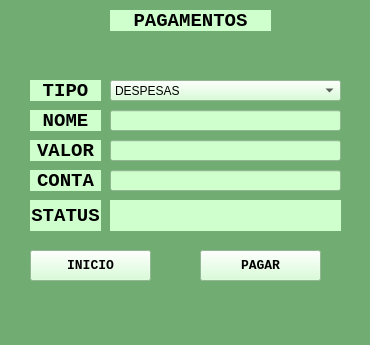
<?xml version="1.0" encoding="UTF-8"?>
<ui version="4.0">
 <class>MainWindow</class>
 <widget class="QMainWindow" name="MainWindow">
  <property name="geometry">
   <rect>
    <x>0</x>
    <y>0</y>
    <width>370</width>
    <height>345</height>
   </rect>
  </property>
  <property name="windowTitle">
   <string>MainWindow</string>
  </property>
  <property name="styleSheet">
   <string notr="true">background-color: rgb(113, 173, 114);</string>
  </property>
  <widget class="QWidget" name="centralwidget">
   <widget class="QLabel" name="label">
    <property name="geometry">
     <rect>
      <x>110</x>
      <y>10</y>
      <width>161</width>
      <height>21</height>
     </rect>
    </property>
    <property name="font">
     <font>
      <family>Courier New</family>
      <pointsize>14</pointsize>
      <weight>75</weight>
      <bold>true</bold>
     </font>
    </property>
    <property name="styleSheet">
     <string notr="true">background-color: rgb(206, 255, 205);
</string>
    </property>
    <property name="frameShape">
     <enum>QFrame::NoFrame</enum>
    </property>
    <property name="frameShadow">
     <enum>QFrame::Plain</enum>
    </property>
    <property name="text">
     <string>PAGAMENTOS</string>
    </property>
    <property name="alignment">
     <set>Qt::AlignCenter</set>
    </property>
   </widget>
   <widget class="QPushButton" name="pushButton">
    <property name="geometry">
     <rect>
      <x>30</x>
      <y>250</y>
      <width>121</width>
      <height>31</height>
     </rect>
    </property>
    <property name="font">
     <font>
      <family>Courier New</family>
      <pointsize>10</pointsize>
      <weight>75</weight>
      <bold>true</bold>
     </font>
    </property>
    <property name="styleSheet">
     <string notr="true">background-color: rgb(206, 255, 205);
</string>
    </property>
    <property name="text">
     <string>INICIO</string>
    </property>
   </widget>
   <widget class="QPushButton" name="pushButton_2">
    <property name="geometry">
     <rect>
      <x>200</x>
      <y>250</y>
      <width>121</width>
      <height>31</height>
     </rect>
    </property>
    <property name="font">
     <font>
      <family>Courier New</family>
      <pointsize>10</pointsize>
      <weight>75</weight>
      <bold>true</bold>
     </font>
    </property>
    <property name="styleSheet">
     <string notr="true">background-color: rgb(206, 255, 205);
</string>
    </property>
    <property name="text">
     <string>PAGAR</string>
    </property>
   </widget>
   <widget class="QComboBox" name="comboBox">
    <property name="geometry">
     <rect>
      <x>110</x>
      <y>80</y>
      <width>231</width>
      <height>21</height>
     </rect>
    </property>
    <property name="styleSheet">
     <string notr="true">background-color: rgb(206, 255, 205);
</string>
    </property>
    <item>
     <property name="text">
      <string>DESPESAS</string>
     </property>
    </item>
    <item>
     <property name="text">
      <string>LEMBRETES</string>
     </property>
    </item>
   </widget>
   <widget class="QLabel" name="label_2">
    <property name="geometry">
     <rect>
      <x>30</x>
      <y>80</y>
      <width>71</width>
      <height>21</height>
     </rect>
    </property>
    <property name="font">
     <font>
      <family>Courier New</family>
      <pointsize>14</pointsize>
      <weight>75</weight>
      <bold>true</bold>
     </font>
    </property>
    <property name="styleSheet">
     <string notr="true">background-color: rgb(206, 255, 205);
</string>
    </property>
    <property name="frameShape">
     <enum>QFrame::NoFrame</enum>
    </property>
    <property name="frameShadow">
     <enum>QFrame::Plain</enum>
    </property>
    <property name="text">
     <string>TIPO</string>
    </property>
    <property name="alignment">
     <set>Qt::AlignCenter</set>
    </property>
   </widget>
   <widget class="QLabel" name="label_3">
    <property name="geometry">
     <rect>
      <x>30</x>
      <y>110</y>
      <width>71</width>
      <height>21</height>
     </rect>
    </property>
    <property name="font">
     <font>
      <family>Courier New</family>
      <pointsize>14</pointsize>
      <weight>75</weight>
      <bold>true</bold>
     </font>
    </property>
    <property name="styleSheet">
     <string notr="true">background-color: rgb(206, 255, 205);
</string>
    </property>
    <property name="frameShape">
     <enum>QFrame::NoFrame</enum>
    </property>
    <property name="frameShadow">
     <enum>QFrame::Plain</enum>
    </property>
    <property name="text">
     <string>NOME</string>
    </property>
    <property name="alignment">
     <set>Qt::AlignCenter</set>
    </property>
   </widget>
   <widget class="QLabel" name="label_4">
    <property name="geometry">
     <rect>
      <x>30</x>
      <y>140</y>
      <width>71</width>
      <height>21</height>
     </rect>
    </property>
    <property name="font">
     <font>
      <family>Courier New</family>
      <pointsize>14</pointsize>
      <weight>75</weight>
      <bold>true</bold>
     </font>
    </property>
    <property name="styleSheet">
     <string notr="true">background-color: rgb(206, 255, 205);
</string>
    </property>
    <property name="frameShape">
     <enum>QFrame::NoFrame</enum>
    </property>
    <property name="frameShadow">
     <enum>QFrame::Plain</enum>
    </property>
    <property name="text">
     <string>VALOR</string>
    </property>
    <property name="alignment">
     <set>Qt::AlignCenter</set>
    </property>
   </widget>
   <widget class="QLineEdit" name="lineEdit">
    <property name="geometry">
     <rect>
      <x>110</x>
      <y>110</y>
      <width>231</width>
      <height>21</height>
     </rect>
    </property>
    <property name="styleSheet">
     <string notr="true">background-color: rgb(206, 255, 205);

</string>
    </property>
   </widget>
   <widget class="QLineEdit" name="lineEdit_2">
    <property name="geometry">
     <rect>
      <x>110</x>
      <y>140</y>
      <width>231</width>
      <height>21</height>
     </rect>
    </property>
    <property name="styleSheet">
     <string notr="true">background-color: rgb(206, 255, 205);

</string>
    </property>
   </widget>
   <widget class="QLabel" name="label_5">
    <property name="geometry">
     <rect>
      <x>30</x>
      <y>200</y>
      <width>71</width>
      <height>31</height>
     </rect>
    </property>
    <property name="font">
     <font>
      <family>Courier New</family>
      <pointsize>14</pointsize>
      <weight>75</weight>
      <bold>true</bold>
     </font>
    </property>
    <property name="styleSheet">
     <string notr="true">background-color: rgb(206, 255, 205);
</string>
    </property>
    <property name="frameShape">
     <enum>QFrame::NoFrame</enum>
    </property>
    <property name="frameShadow">
     <enum>QFrame::Plain</enum>
    </property>
    <property name="text">
     <string>STATUS</string>
    </property>
    <property name="alignment">
     <set>Qt::AlignCenter</set>
    </property>
   </widget>
   <widget class="QLabel" name="label_6">
    <property name="geometry">
     <rect>
      <x>110</x>
      <y>200</y>
      <width>231</width>
      <height>31</height>
     </rect>
    </property>
    <property name="styleSheet">
     <string notr="true">background-color: rgb(206, 255, 205);
</string>
    </property>
    <property name="text">
     <string/>
    </property>
   </widget>
   <widget class="QLabel" name="label_7">
    <property name="geometry">
     <rect>
      <x>30</x>
      <y>170</y>
      <width>71</width>
      <height>21</height>
     </rect>
    </property>
    <property name="font">
     <font>
      <family>Courier New</family>
      <pointsize>14</pointsize>
      <weight>75</weight>
      <bold>true</bold>
     </font>
    </property>
    <property name="styleSheet">
     <string notr="true">background-color: rgb(206, 255, 205);
</string>
    </property>
    <property name="frameShape">
     <enum>QFrame::NoFrame</enum>
    </property>
    <property name="frameShadow">
     <enum>QFrame::Plain</enum>
    </property>
    <property name="text">
     <string>CONTA</string>
    </property>
    <property name="alignment">
     <set>Qt::AlignCenter</set>
    </property>
   </widget>
   <widget class="QLineEdit" name="lineEdit_3">
    <property name="geometry">
     <rect>
      <x>110</x>
      <y>170</y>
      <width>231</width>
      <height>21</height>
     </rect>
    </property>
    <property name="styleSheet">
     <string notr="true">background-color: rgb(206, 255, 205);

</string>
    </property>
   </widget>
  </widget>
  <widget class="QStatusBar" name="statusbar"/>
 </widget>
 <resources/>
 <connections/>
</ui>
